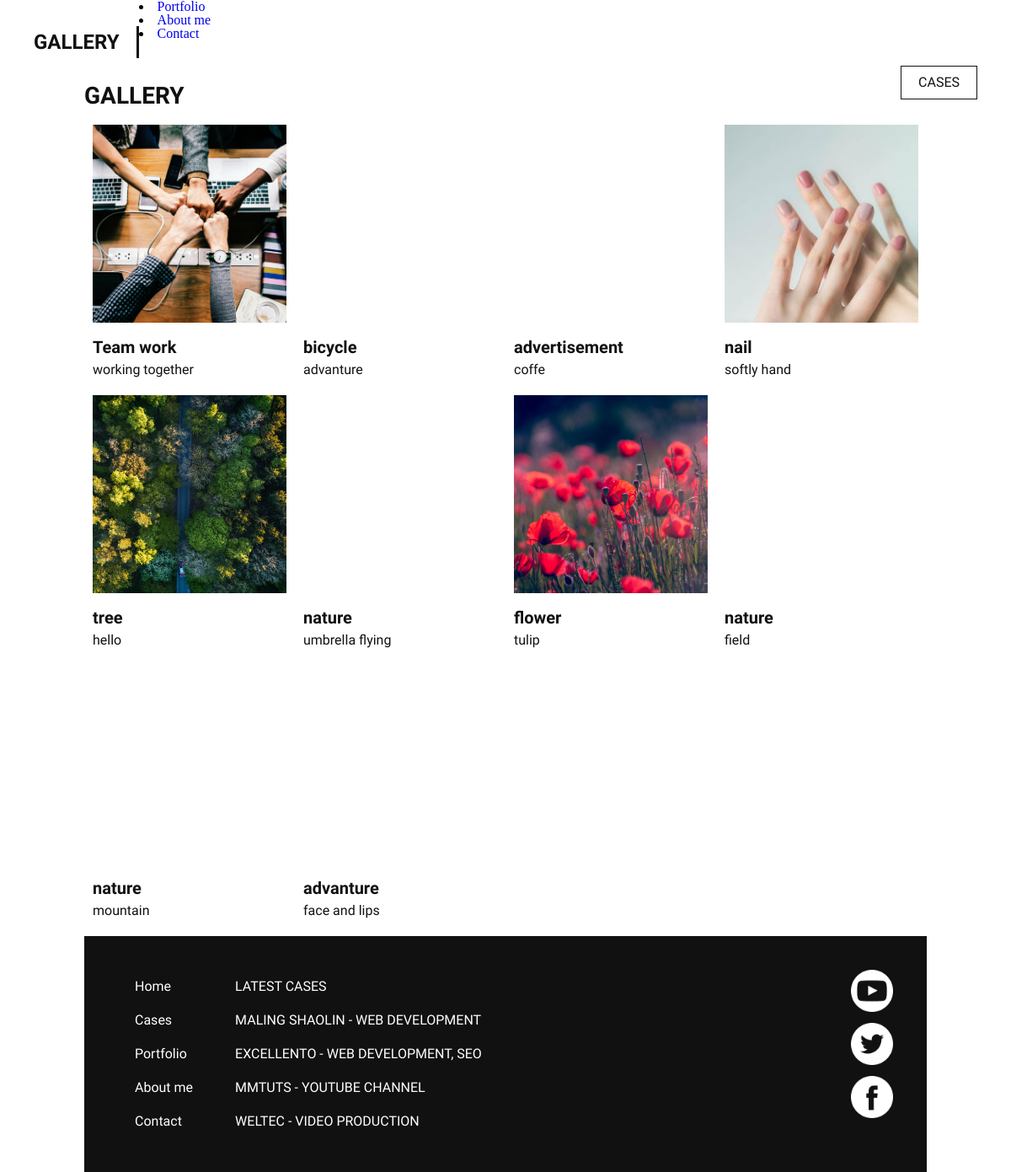
/gallery.php, run on the app's committed database.
### tables this page shows
CREATE TABLE gallery (
	idGallery int(11) AUTO_INCREMENT NOT NULL PRIMARY KEY,
    titleGallery longtext,
    descGallery longtext,
    imgFullNameGallery longtext,
    orderGallery int(11)
);

### gallery.php (the view, shortened to what this page needs)
<?php
    require_once 'login.php';
    $conn = new mysqli($hn, $un, $pw, $db);
?>
<!DOCTYPE html>
<html>
    <head>
        <link rel="stylesheet" href="style.css">
    </head>
    <body>
    <header>
        <a href="index.html" class="header-brand">Gallery</a>
        <nav>
            <li><a href="portfolio.html">Portfolio</a></li>
            <li><a href="about.html">About me</a></li>
            <li><a href="contact.html">Contact</a></li>
        </nav>
        <a href="cases.html" class="header-cases">Cases</a>
    </header>
    <main>
        <section class="gallery-links">
            <div class="wrapper">
                <h2>Gallery</h2>
                <div class="gallery-container">
                    <?php
                    $sql = "SELECT * FROM gallery ORDER BY orderGallery DESC;";
                    $stmt = mysqli_stmt_init($conn);
                    if (!mysqli_stmt_prepare($stmt, $sql))
                    {
                        echo "SQL statement failes!";
                    }
                    else
                    {
                        mysqli_stmt_execute($stmt);
                        $result = mysqli_stmt_get_result($stmt);
                        while($row = mysqli_fetch_assoc($result)){
                            echo '<a href="#">
                    <div style="background-image: url(img/gallery/'.$row["imgFullNameGallery"].".jpg".');" ></div>
                    <h3>' .$row["titleGallery"].'</h3>
                    <p>'.$row["descGallery"].'</p>
                    </a>';
                        }
                    }
                    ?>
                </div>
                </div>
        </section>
    </main>
    <div class="wrapper">
        <footer>
            <ul class="footer-links-main">
                <li><a href="#">Home</a></li>
                <li><a href="#">Cases</a></li>
                <li><a href="#">Portfolio</a></li>
                <li><a href="#">About me</a></li>
                <li><a href="#">Contact</a></li>
            </ul>
            <ul class="footer-links-cases">
                <li><p>Latest cases</p></li>
                <li><a href="#">MALING SHAOLIN - WEB DEVELOPMENT</a></li>
                <li><a href="#">EXCELLENTO - WEB DEVELOPMENT, SEO</a></li>
                <li><a href="#">MMTUTS - YOUTUBE CHANNEL</a></li>
                <li><a href="#">WELTEC - VIDEO PRODUCTION</a></li>
            </ul>
            <div class="footer-sm">
                <a href="#">
                    <img src="img/youtube-symbol.png" alt="youtube icon">
                </a>
                <a href="#">
                    <img src="img/twitter-logo-button.png" alt="youtube icon">
                </a>
                <a href="#">
                    <img src="img/facebook-logo-button.png" alt="youtube icon">
                </a>
            </div>
        </footer>
    </div>
    </body>
</html>

### style.css (style rules this page uses)
html, body, div, span, object, iframe, h1, h2, h3, h4, h5, h6, p, blockquote, pre, abbr, address, cite, code, del, dfn, em, img, ins, kbd, q, samp, small, strong, sub, sup, var, b, i, dl, dt, dd, ol, ul, li, fieldset, form, label, legend, table, caption, tbody, tfoot, thead, tr, th, td, article, aside, canvas, details, figcaption, figure, footer, header, hgroup, menu, nav, section, summary, time, mark, audio, video { margin:0; padding:0; border:0; outline:0; font-size:100%; vertical-align:baseline; background:transparent; }
body { line-height:1; }
article,aside,details,figcaption,figure, footer,header,hgroup,menu,nav,section { display:block; }
a { margin:0; padding:0; font-size:100%; vertical-align:baseline; background:transparent; }
* { text-decoration: none; }
main { padding-top: 100px; }
header { position: fixed; top: 0; right: 0; left: 0; background-color: #fff; width: 100%; height: 100px; z-index: 1000; }
header .header-brand { font-family: Catamaran; font-size: 24px; font-weight: 900; color: #111; text-transform: uppercase; display: block; margin: 0 auto; text-align: center; padding: 20px 0; }
header .header-cases { display: none; }
@media only screen and (min-width: 1000px) { header .header-brand { margin: 31px 0; text-align: left; line-height: 38px; padding: 0 20px 0 40px; border-right: 3px solid #111; float: left; } }
@media only screen and (min-width: 1000px) { header .header-cases { display: block; font-family: Catamaran; font-size: 16px; color: #111; text-transform: uppercase; line-height: 38px; border: 1px solid #111; float: right; margin-right: 40px; margin-top: 30px; padding: 0 20px; } }
@media only screen and (min-width: 1000px) { .wrapper { width: 1000px; margin: 0 auto; } }
.gallery-links h2 { font-family: Catamaran; font-size: 28px; font-weight: 600; color: #111; text-transform: uppercase; }
.gallery-container { display: flex; flex-direction: row; flex-wrap: wrap; justify-content: flex-start; align-content: flex-start; }
.gallery-container a { width: 230px; margin: 20px 10px 0; }
.gallery-container a div { width: 100%; height: 235px; background-position: center; background-repeat: no-repeat; background-size: cover; }
.gallery-container a h3 { font-family: Catamaran; font-size: 20px; font-weight: 700; color: #111; padding-top: 16px; line-height: 26px; }
.gallery-container a p { font-family: Catamaran; font-size: 16px; font-weight: 400; color: #111; padding-top: 4px; line-height: 20px; }
footer { width: calc(100% - 80px); padding: 40px 40px; margin-top: 20px; background-color: #111; overflow: hidden; }
footer ul { width: fit-content; float: left; padding-left: 20px; }
footer ul li { display: block; list-style: none; }
footer ul li a { font-family: Catamaran; font-size: 16px; color: #fff; line-height: 40px; }
.footer-links-cases { display: none; }
.footer-sm { width: 50px; float: right; }
.footer-sm img { width: 100%; margin-bottom: 10px; }
@media only screen and (min-width: 1000px) { .footer-links-cases { display: block; } }
@media only screen and (min-width: 1000px) { footer ul { padding-right: 30px; } }
@media only screen and (min-width: 1000px) { footer ul li p { font-family: Catamaran; font-size: 16px; color: #fff; line-height: 40px; text-transform: uppercase; } }

### data on the page
gallery: imgFullNameGallery (picture), titleGallery "Team work", descGallery "working together"
gallery: titleGallery "bicycle", descGallery "advanture"
gallery: titleGallery "advertisement", descGallery "coffe"
gallery: imgFullNameGallery (picture), titleGallery "nail", descGallery "softly hand"
gallery: imgFullNameGallery (picture), titleGallery "tree", descGallery "hello"
gallery: titleGallery "nature", descGallery "umbrella flying"
gallery: imgFullNameGallery (picture), titleGallery "flower", descGallery "tulip"
gallery: titleGallery "nature", descGallery "field"
gallery: titleGallery "nature", descGallery "mountain"
gallery: titleGallery "advanture", descGallery "face and lips"
